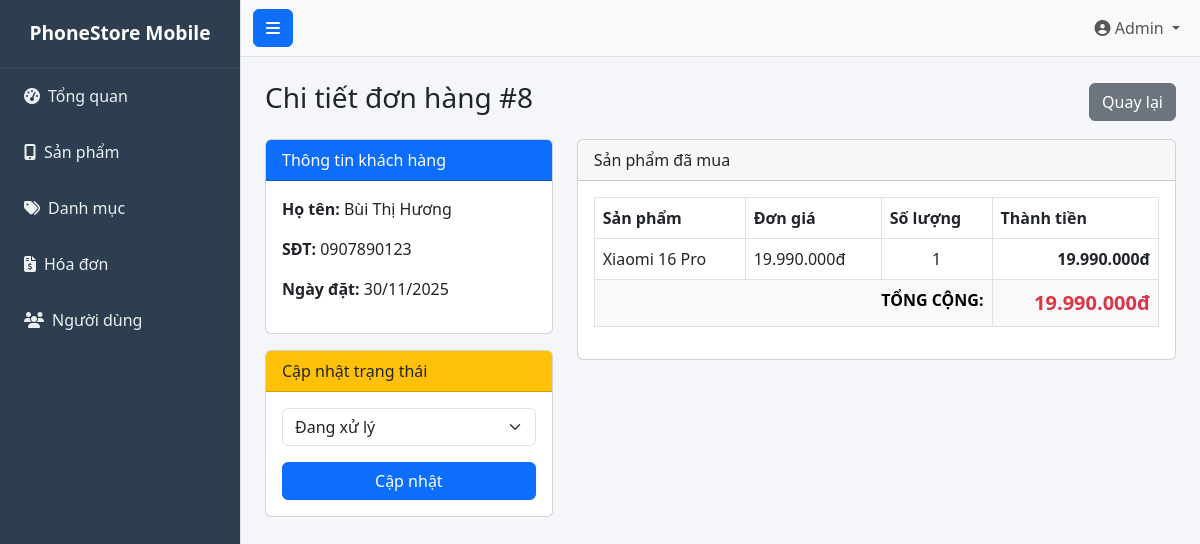
Page /KhoDT/index.php?page=orders&action=detail&id=8 on the earlier database version.
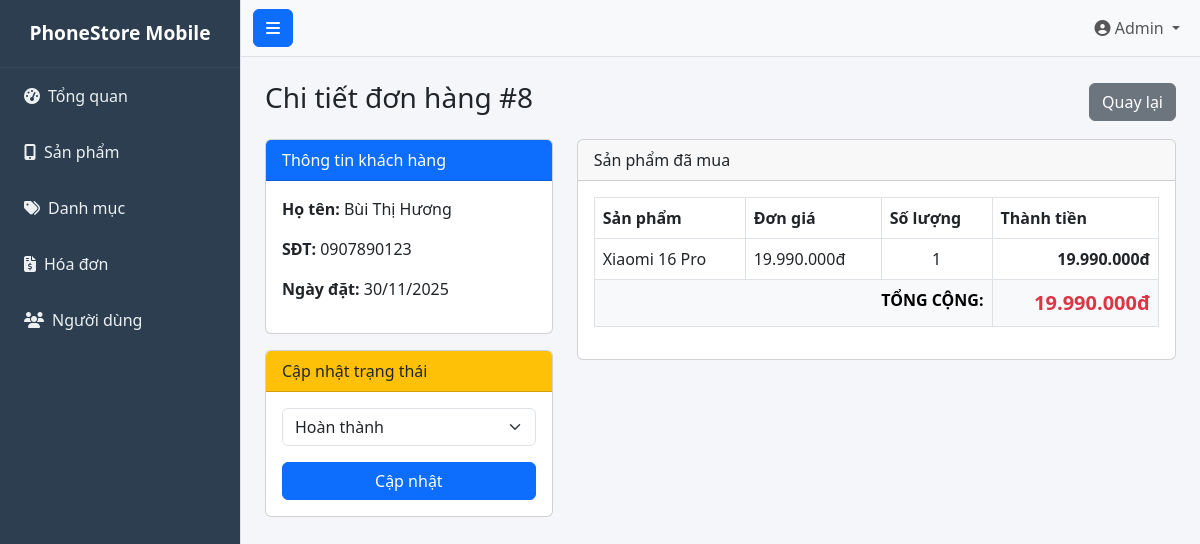
Same page on the later database version.
### tables this page shows
CREATE TABLE `order` (
  `id_order` int(11) NOT NULL,
  `id_user` int(11) NOT NULL,
  `status` varchar(50) DEFAULT 'pending'
);

CREATE TABLE `users` (
  `id_user` int(11) NOT NULL,
  `username` varchar(50) NOT NULL,
  `password` varchar(255) NOT NULL,
  `email` varchar(100) NOT NULL,
  `phone` varchar(20) DEFAULT NULL,
  `fullname` varchar(100) NOT NULL,
  `role` bit(1) NOT NULL DEFAULT b'0'
);

### KhachHang/config/db.php (called while the page is built)
<?php
class Database {
    public static function connect() {
        $host = 'localhost';
        $dbname = 'doandt_schema';
        $username = 'root';
        $password = '123456';
        try {
            $conn = new PDO("mysql:host=$host;dbname=$dbname;charset=utf8", $username, $password);
            $conn->setAttribute(PDO::ATTR_ERRMODE, PDO::ERRMODE_EXCEPTION);
            return $conn;
        } catch(PDOException $e) {
            die("Lỗi kết nối CSDL: " . $e->getMessage());
        }
    }
}
?>

### KhoDT/views/order_detail.php (the view, shortened to what this page needs)
<?php require_once 'views/layout/header.php'; ?>
<div class="d-flex justify-content-between align-items-center mt-4">
    <h3>Chi tiết đơn hàng #<?php echo $order['id_order']; ?></h3>
    <a href="index.php?page=orders" class="btn btn-secondary">Quay lại</a>
</div>
<div class="row mt-3">
    <div class="col-md-4">
        <div class="card mb-3">
    <div class="card-header bg-primary text-white">Thông tin khách hàng</div>
    <div class="card-body">
        <p><strong>Họ tên:</strong> <?php echo $order['fullname']; ?></p>
        <p><strong>SĐT:</strong> <?php echo $order['phone']; ?></p>
        <p><strong>Ngày đặt:</strong> <?php echo isset($order['order_date']) ? date('d/m/Y', strtotime($order['order_date'])) : 'N/A'; ?></p>
    </div>
</div>
        <div class="card">
            <div class="card-header bg-warning text-dark">Cập nhật trạng thái</div>
            <div class="card-body">
                <form method="POST" action="index.php?page=orders&action=update_status">
                    <select name="status" class="form-select mb-3">
                        <option value="Đang xử lý" <?php echo ($order['status']=='Đang xử lý')?'selected':''; ?>>Đang xử lý</option>
                        <option value="Hoàn thành" <?php echo ($order['status']=='Hoàn thành')?'selected':''; ?>>Hoàn thành</option>
                    </select>
                    <button type="submit" class="btn btn-primary w-100">Cập nhật</button>
                </form>
            </div>
        </div>
    </div>
    <div class="col-md-8">
        <div class="card">
            <div class="card-header">Sản phẩm đã mua</div>
            <div class="card-body">
                <table class="table table-bordered">
                    <thead>
                        <tr>
                            <th>Sản phẩm</th>
                            <th>Đơn giá</th>
                            <th>Số lượng</th>
                            <th>Thành tiền</th>
                        </tr>
                    </thead>
                    <tbody>
                        <?php foreach ($details as $d): ?>
                        <tr>
                            <td><?php echo $d['name']; ?></td>
                            <td><?php echo number_format($d['price'], 0, ',', '.'); ?>đ</td>
                            <td class="text-center"><?php echo $d['quantitybuy']; ?></td>
                            <td class="text-end fw-bold">
                                <?php echo number_format($d['price'] * $d['quantitybuy'], 0, ',', '.'); ?>đ
                            </td>
                        </tr>
                        <?php endforeach; ?>
                        <tr class="table-light">
                            <td colspan="3" class="text-end fw-bold">TỔNG CỘNG:</td>
                            <td class="text-end fw-bold text-danger fs-5">
                                <?php echo number_format($order['totalmoney'], 0, ',', '.'); ?>đ
                            </td>
                        </tr>
                    </tbody>
                </table>
            </div>
        </div>
    </div>
</div>
<?php require_once 'views/layout/footer.php'; ?>

Differences in the rows shown:
changed order "Bùi Thị Hương": status (not shown) → "Hoàn thành"
Other differences:
form field status: "Đang xử lý" → (not shown)
